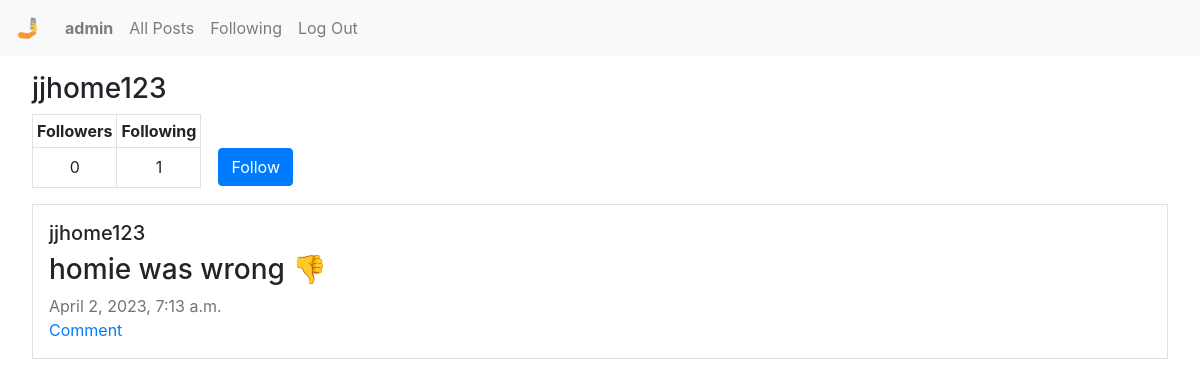
Page /profile/jjhome123 (signed in) on the committed database.
### network/models.py (models this page shows, shortened)
class User(AbstractUser):
    pass

class Post(models.Model):
    poster = models.ForeignKey(User, on_delete=models.CASCADE, null=True, default=None)
    post = models.CharField(max_length=2000)
    datetime = models.DateTimeField(auto_now=True)

### network/views.py (the view, shortened to what this page needs)
# urls.py: path("profile/<str:user>", views.profile, name="profile"),
@csrf_exempt
def profile(request, user):
    profile_user = User.objects.get(username=user)
    posts = Post.objects.filter(poster=profile_user).order_by('datetime')
    followers = Follow.objects.filter(following_user=profile_user).count()
    following = Follow.objects.filter(user=profile_user).count()
    try:
        Follow.objects.get(user=request.user, following_user=User.objects.get(username=user))
        f_status = True
    except:
        f_status = False
    return render(request, "network/profile.html",{
        "posts": posts,
        "user": profile_user.username,
        "followers": followers,
        "following": following,
        "f_status": f_status
    })

### network/templates/network/profile.html (shortened to what this page needs)
{% extends "network/layout.html" %}
{% block body %}
    <h3 class="ml-3">{% if user == request.user.username %}Your Profile{% else %}{{ user }}{% endif %}</h3>
    <table class="ml-3">
        <thead>
            <tr>
                <th class="border p-1">Followers</th>
                <th class="border p-1">Following</th>
            </tr>
        </thead>
        <tbody>
            <tr>
                <td id="follower-num" class="border text-center">{{ followers }}</td>
                <td id="following-num" class="border text-center">{{ following }}</td>
                <td>
                    {% if request.user.username != user and request.user.is_authenticated %}
                    <button class="ml-3 btn btn-primary" id="follow">
                    {% if not f_status %}
                    Follow
                    {% else %}
                    Un-Follow
                    {% endif %}
                    </button>
                    {% endif %}
                </td>
            </tr>
        </tbody>
    </table>
    <div class="posts">
        {% for post in posts reversed %}
        <div class="border m-3 p-3">
            <h5>{{ post.poster }}</h5>
            <div id="post_body{{ post.pk }}"><h3>{{ post.post }}</h3></div>
            <div class="text-muted">{{ post.datetime }}</div>
            <a href="#">Comment</a>
        </div>
        {% empty %}
        <div class="m-3 p-3"><h5>No posts to display.</h5></div>
        {% endfor %}
    </div>
{% endblock %}

### network/templates/network/layout.html (shortened to what this page needs)
{% load static %}
<!DOCTYPE html>
<html lang="en">
    <head>
        <link rel="stylesheet" href="https://stackpath.bootstrapcdn.com/bootstrap/4.4.1/css/bootstrap.min.css">
        <link href="{% static 'network/styles.css' %}" rel="stylesheet">
    </head>
    <body>
        <nav class="navbar navbar-expand-lg navbar-light bg-light">
            <a class="navbar-brand" href="{% url 'index' %}">🤳</a>
            <div>
              <ul class="navbar-nav mr-auto">
                {% if request.user.is_authenticated %}
                    <li class="nav-item">
                        <a class="nav-link" href="{% url 'profile' request.user.username %}"><strong>{{ request.user.username }}</strong></a>
                    </li>
                {% endif %}
                <li class="nav-item">
                  <a class="nav-link" href="{% url 'index' %}">All Posts</a>
                </li>
                {% if request.user.is_authenticated %}
                    <li class="nav-item">
                        <a class="nav-link" href="#">Following</a>
                    </li>
                    <li class="nav-item">
                        <a class="nav-link" href="{% url 'logout' %}">Log Out</a>
                    </li>
                {% endif %}
              </ul>
            </div>
          </nav>
        <div class="body m-3">
            {% block body %}
            {% endblock %}
        </div>
    </body>
</html>

### rows in the picture
User: user.username "admin"
User: username "jjhome123"
Post: poster "jjhome123", post "homie was wrong 👎", datetime "April 2, 2023, 7:13 a.m."

### other values in the picture
{{ followers }} "0"
{{ following }} "1"
